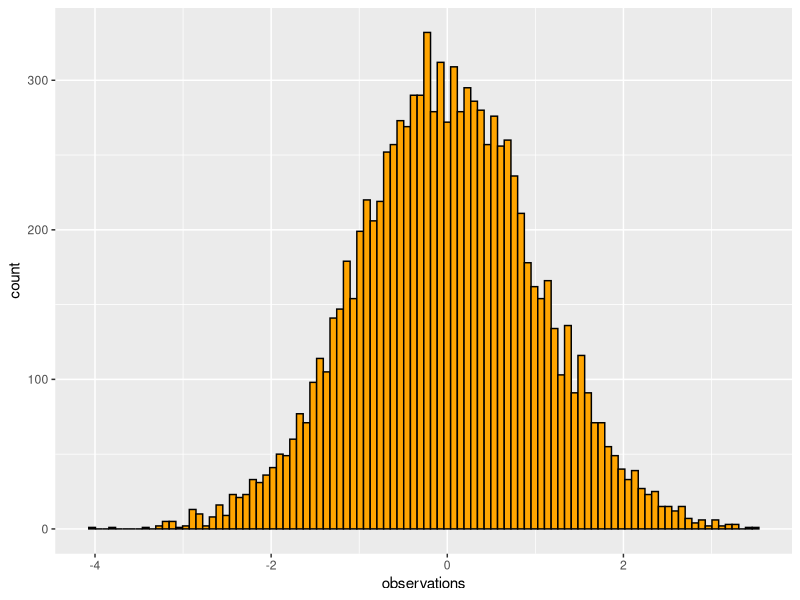
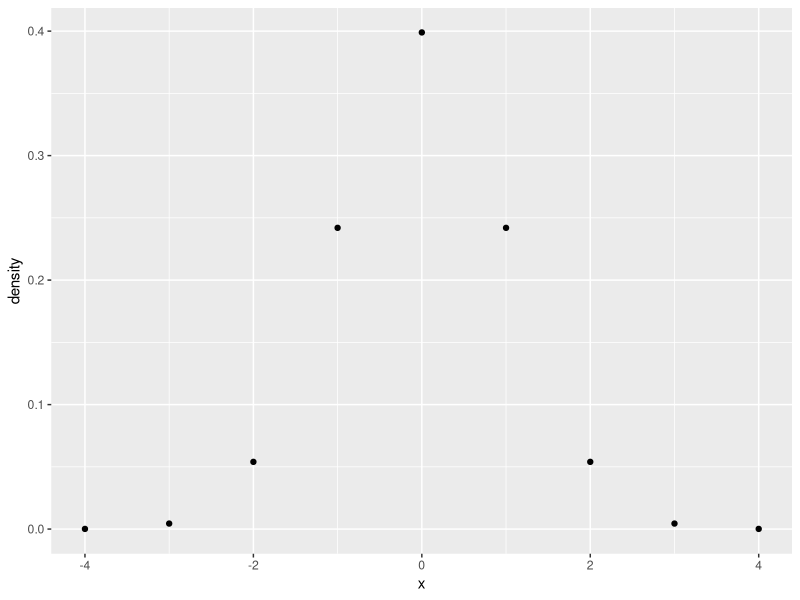
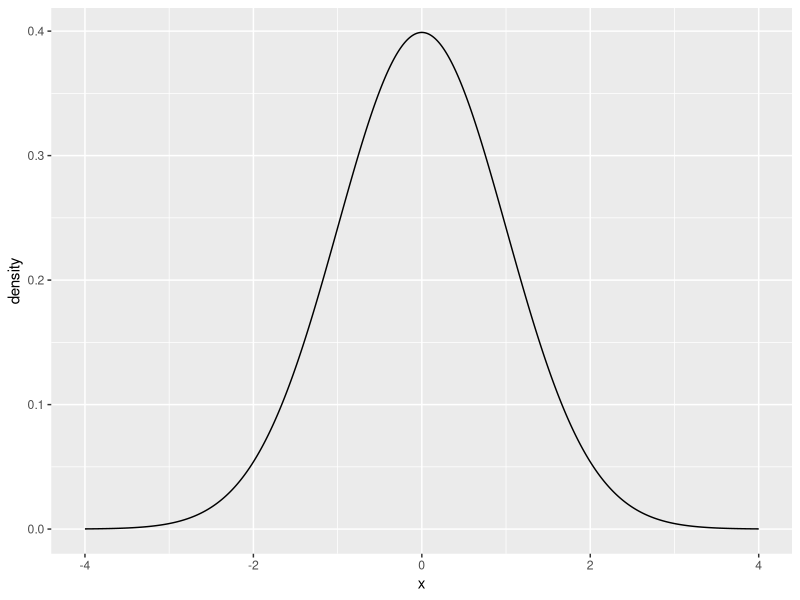
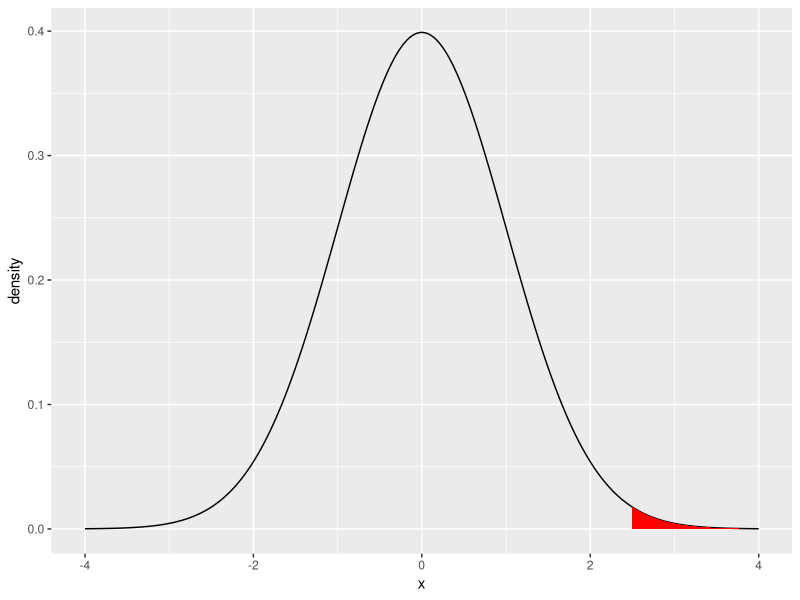
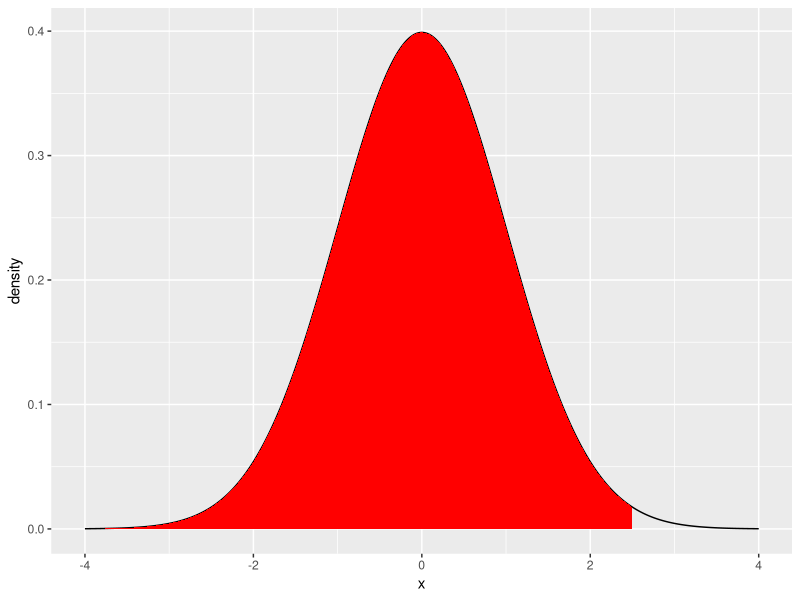
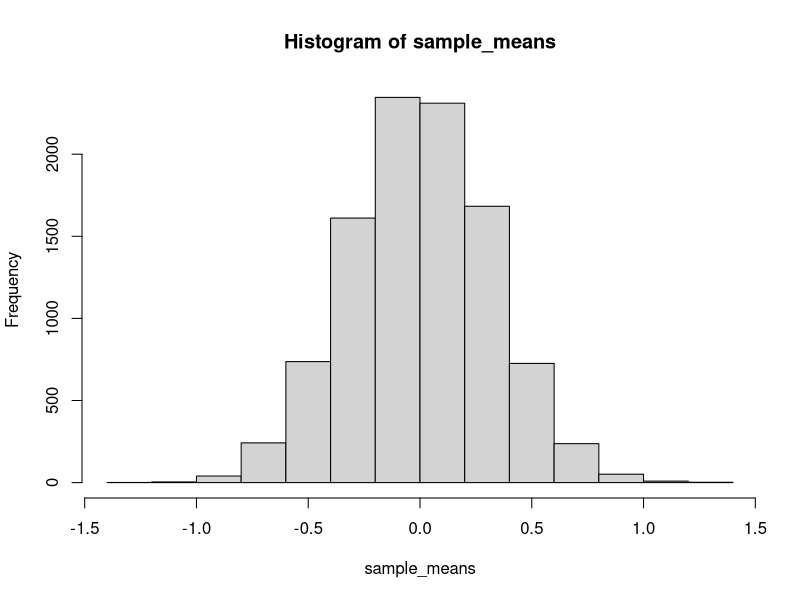

R code for these plots, in order:
## ---- chunk 1
knitr::opts_chunk$set(cache=TRUE, message = FALSE, warning = FALSE)
## ---- chunk 2
rnorm(n=10, mean = 0, sd = 1)
## ---- chunk 3
library(ggplot2)
some_data <- data.frame(observations = rnorm(n=10000, mean = 0, sd = 1),
                        type = "A")

ggplot(some_data, aes(x=observations)) +
  geom_histogram(bins=100, color="black", 
                 fill= 'orange')

## ---- chunk 4
some_data$observations[some_data$observations > 2.5]
length(some_data$observations[some_data$observations > 2.5])
length(some_data$observations[some_data$observations > 2.5])/10000
## ---- chunk 5
rnorm(n=10, mean = 0, sd = 1)
## ---- chunk 6
library(ggplot2)
some_data <- data.frame(density = dnorm(-4:4, mean = 0, sd = 1),
                        x = -4:4)

knitr::kable(some_data)

ggplot(some_data, aes(x=x, y=density)) +
  geom_point()

## ---- chunk 7
some_data <- data.frame(density = dnorm(seq(-4,4,.001), mean = 0, sd = 1),
                        x = seq(-4,4,.001))

ggplot(some_data, aes(x=x, y=density)) +
  geom_line()

## ---- chunk 8
library(dplyr)
some_data <- data.frame(density = dnorm(seq(-4,4,.001), mean = 0, sd = 1),
                        x = seq(-4,4,.001))

region_data <- some_data %>%
  filter(x > 2.5)

ggplot(some_data, aes(x=x, y=density)) +
  geom_line()+
  geom_ribbon(data = region_data, 
              fill = "red",
              aes(ymin=0,ymax=density))
## ---- chunk 9
pnorm(2.5, mean=0, sd = 1)
## ---- chunk 10
some_data <- data.frame(density = dnorm(seq(-4,4,.001), mean = 0, sd = 1),
                        x = seq(-4,4,.001))
region_data <- some_data %>%
  filter(x < 2.5)

ggplot(some_data, aes(x=x, y=density)) +
  geom_line()+
  geom_ribbon(data = region_data, 
              fill = "red",
              aes(ymin=0,ymax=density))
## ---- chunk 11
1 - pnorm(2.5, mean=0, sd = 1)

pnorm(2.5, mean=0, sd = 1, lower.tail=FALSE)
## ---- chunk 12
qnorm(.25, mean= 0, sd =1)
## ---- chunk 13
qnorm(.5, mean= 0, sd =1)
## ---- chunk 14
qnorm(.95, mean= 0, sd =1, lower.tail = FALSE)

qnorm(.05, mean = 0 , sd =1, lower.tail = FALSE)
## ---- chunk 15
mean(rnorm(10, mean=0, sd =1))
## ---- chunk 16
mean(rnorm(10, mean=0, sd =1))
mean(rnorm(10, mean=0, sd =1))
mean(rnorm(10, mean=0, sd =1))
mean(rnorm(10, mean=0, sd =1))
mean(rnorm(10, mean=0, sd =1))
## ---- chunk 17
sample_means <- replicate(10000, mean(rnorm(10,0,1)))
hist(sample_means)
## ---- chunk 18
sample_means <- replicate(10000, mean(rnorm(10,0,1)))
sd(sample_means)
## ---- chunk 19
# simulation SEM
sample_means <- replicate(10000, mean(rnorm(10,0,1)))
sd(sample_means)

# analytic SEM

1/sqrt(10)

